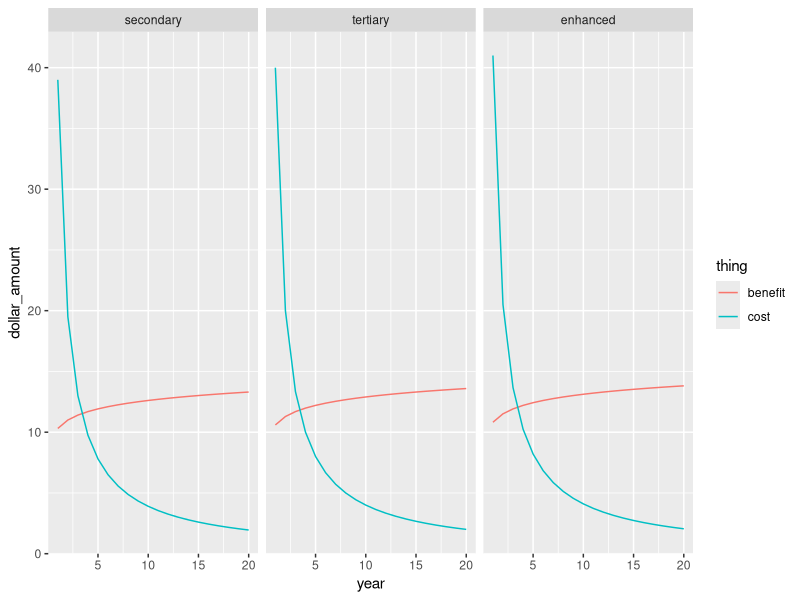

The R script that drew this image:
#script to do cost benefit analysis on sewage treatment options: secondary, tertiary or enhanced.
library(tidyverse)# for data manipulation
discount_rate <- .05 # you can perform sensitivity analysis by changing the annual discount rate.
year <- 1:20
plant <-  c("secondary","tertiary","enhanced")
thing <- c("cost","benefit")
mydf <- crossing(year,plant,thing)%>%#create df with all combinations THEN
# create artificial data for dollar amounts: cost mostly upfront, benefits increase over time &
# both costs and benefits greatest for enhanced, lowest for secondary, tertiary intermediate. 
  mutate(dollar_amount=case_when(plant == "secondary" & thing == "cost" ~ 39/year,
                                 plant == "secondary" & thing == "benefit" ~ log(30000*year),
                                 plant == "tertiary" & thing == "cost" ~ 40/year,
                                 plant == "tertiary" & thing == "benefit" ~ log(40000*year),
                                 plant == "enhanced" & thing == "cost" ~ 41/year,
                                 plant == "enhanced" & thing == "benefit" ~ log(50000*year)))%>%#THEN
  mutate(present_value = dollar_amount/((1+discount_rate)^year))#calculate present value.

plot1 <- mydf%>%#graphical depiction costs and benefits for the three options
  ggplot(aes(year, dollar_amount, colour=thing))+
  geom_line()+
  facet_grid(~fct_reorder(plant,dollar_amount,sum))#over-ride default alphabetic layout.
print(plot1)
#pretty subtle differences!

results <- mydf%>%#use dataframe mydf THEN
  group_by(plant, thing)%>%#keep separate the plants and costs vs. benefits THEN
  summarise(total = sum(present_value))%>%#sum the present_values for each plant type for each thing THEN
  pivot_wider(names_from = thing, values_from = total, names_prefix = "sum_pv_")%>%# make data tidy THEN
  mutate(net_present_value = sum_pv_benefit - sum_pv_cost)%>%#calculate the net present value THEN
  arrange(desc(net_present_value))#arrange in order of attractiveness: best at top.

print(results)
cat (paste0("Given the costs, benefits, discount rate and time horizon, \n ",results$plant[[1]]," treatment yields the greatest net present value: ",round(results$net_present_value[[1]],1)))
 